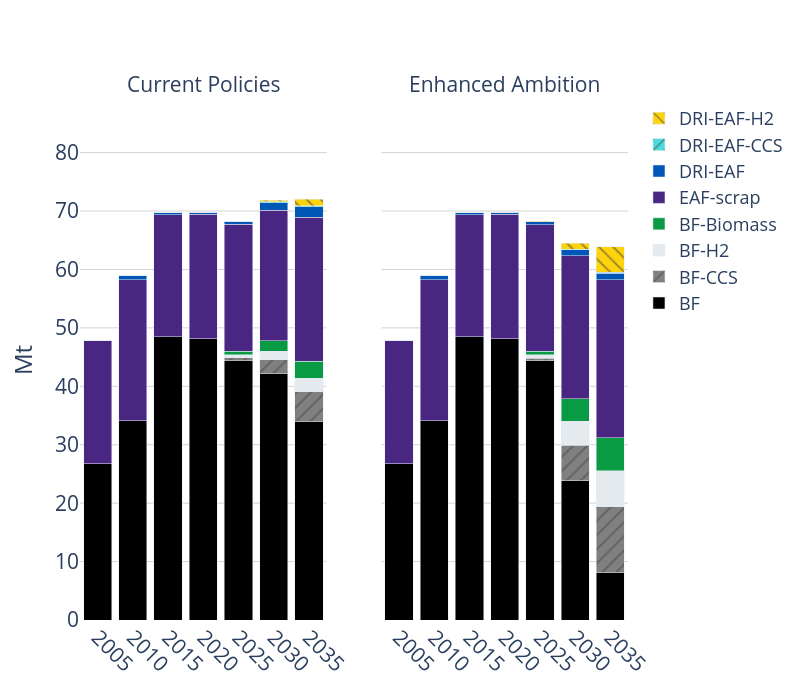

Notebook code for this chart:
### Code cell
years = list(range(2005, 2051, 5))

# Create clean figure with 1 subplot
fig = make_subplots(
    rows=1, cols=2,
    shared_yaxes=True,
    shared_xaxes=True,
    # specs=[[{"secondary_y": True}, {"secondary_y": True}]],
    subplot_titles=("Current Policies", "Enhanced Ambition")
)

# Add traces from fig1
for tr in fig1.data:
    tr.showlegend = False  # Show legend

    # Apply color and pattern if available
    if tr.name in fuel_colors:
        tr.marker.color = fuel_colors[tr.name]
        pattern = fuel_patterns.get(tr.name)
        if pattern:
            tr.marker.pattern = dict(shape=pattern)

    fig.add_trace(tr, row=1, col=1)
for tr in fig2.data:
    if tr.name in fuel_colors:
        tr.marker.color = fuel_colors[tr.name]
        pattern = fuel_patterns.get(tr.name)
        if pattern:
            tr.marker.pattern = dict(shape=pattern)

    fig.add_trace(tr, row=1, col=2, secondary_y=False)


# Layout settings
fig.update_layout(
    barmode='stack',
    plot_bgcolor='rgba(0,0,0,0)',
    width=800,
    height=700,
    # title=dict(
    #     text="<b>Panel A</b>",
    #     font=dict(size=28),
    #     x=0.5
    # ),
    yaxis=dict(
        title="Mt",
        range=[0, 89],
        showgrid=True,
        gridcolor='lightgray',
        title_font=dict(size=24),
        tickfont=dict(size=21)
    ),
    yaxis2=dict(
        range=[0, 89],
        showgrid=True,
        gridcolor='lightgray',
        title_font=dict(size=24),
        tickfont=dict(size=21)
    ),
    xaxis=dict(
        # title="Year",
        tickvals=years,
        ticktext=[str(y) for y in years],
        tickangle=45,
        title_font=dict(size=24),
        tickfont=dict(size=21)
    ),
    xaxis2=dict(
        # title="Year",
        tickvals=years,
        ticktext=[str(y) for y in years],
        tickangle=45,
        title_font=dict(size=24),
        tickfont=dict(size=21)
    ),
    legend=dict(
        traceorder="reversed",
        font=dict(size=18),
        x=1.02, y=1,
        borderwidth=0
    )
)

# Apply font size to annotations (if any)
fig.update_annotations(font=dict(size=21))
pio.write_image(fig, "./fig/ironsteel_production.png", width=800, height=700, scale=2)

# Show figure
fig.show()

### Figure 1 — Plotly figure (JSON) as saved in the notebook; plotly's stock layout.template omitted (floating-point values rounded to 4 significant figures)
{"data": [{"hovertemplate": "tech=BF<br>Year=%{x}<br>value=%{y}<extra></extra>", "legendgroup": "BF", "marker": {"color": "#000000", "pattern": {"shape": ""}}, "name": "BF", "orientation": "v", "showlegend": false, "textposition": "auto", "type": "bar", "x": [2005, 2010, 2015, 2020, 2025, 2030, 2035], "xaxis": "x", "y": [26.77, 34.11, 48.48, 48.17, 44.44, 42.26, 34.0], "yaxis": "y"}, {"hovertemplate": "tech=BF-CCS<br>Year=%{x}<br>value=%{y}<extra></extra>", "legendgroup": "BF-CCS", "marker": {"color": "grey", "pattern": {"shape": "/"}}, "name": "BF-CCS", "orientation": "v", "showlegend": false, "textposition": "auto", "type": "bar", "x": [2005, 2010, 2015, 2020, 2025, 2030, 2035], "xaxis": "x", "y": [0.0, 0.0, 0.0, 0.0, 0.4647, 2.284, 5.086], "yaxis": "y"}, {"hovertemplate": "tech=BF-H2<br>Year=%{x}<br>value=%{y}<extra></extra>", "legendgroup": "BF-H2", "marker": {"color": "#E4EAED", "pattern": {"shape": ""}}, "name": "BF-H2", "orientation": "v", "showlegend": false, "textposition": "auto", "type": "bar", "x": [2005, 2010, 2015, 2020, 2025, 2030, 2035], "xaxis": "x", "y": [0.0, 0.0, 0.0, 0.0, 0.4852, 1.475, 2.329], "yaxis": "y"}, {"hovertemplate": "tech=BF-Biomass<br>Year=%{x}<br>value=%{y}<extra></extra>", "legendgroup": "BF-Biomass", "marker": {"color": "#099B43", "pattern": {"shape": ""}}, "name": "BF-Biomass", "orientation": "v", "showlegend": false, "textposition": "auto", "type": "bar", "x": [2005, 2010, 2015, 2020, 2025, 2030, 2035], "xaxis": "x", "y": [0.0, 0.0, 0.0, 0.0, 0.6106, 1.78, 2.894], "yaxis": "y"}, {"hovertemplate": "tech=EAF-scrap<br>Year=%{x}<br>value=%{y}<extra></extra>", "legendgroup": "EAF-scrap", "marker": {"color": "#492681", "pattern": {"shape": ""}}, "name": "EAF-scrap", "orientation": "v", "showlegend": false, "textposition": "auto", "type": "bar", "x": [2005, 2010, 2015, 2020, 2025, 2030, 2035], "xaxis": "x", "y": [21.05, 24.13, 20.86, 21.3, 21.75, 22.35, 24.66], "yaxis": "y"}, {"hovertemplate": "tech=DRI-EAF<br>Year=%{x}<br>value=%{y}<extra></extra>", "legendgroup": "DRI-EAF", "marker": {"color": "#0057B5", "pattern": {"shape": ""}}, "name": "DRI-EAF", "orientation": "v", "showlegend": false, "textposition": "auto", "type": "bar", "x": [2005, 2010, 2015, 2020, 2025, 2030, 2035], "xaxis": "x", "y": [0.0, 0.6742, 0.3279, 0.3552, 0.4526, 1.294, 1.753], "yaxis": "y"}, {"hovertemplate": "tech=DRI-EAF-CCS<br>Year=%{x}<br>value=%{y}<extra></extra>", "legendgroup": "DRI-EAF-CCS", "marker": {"color": "#4DDADC", "pattern": {"shape": "/"}}, "name": "DRI-EAF-CCS", "orientation": "v", "showlegend": false, "textposition": "auto", "type": "bar", "x": [2005, 2010, 2015, 2020, 2025, 2030, 2035], "xaxis": "x", "y": [0.0, 0.0, 0.0, 0.0, 0.01147, 0.1077, 0.1916], "yaxis": "y"}, {"hovertemplate": "tech=DRI-EAF-H2<br>Year=%{x}<br>value=%{y}<extra></extra>", "legendgroup": "DRI-EAF-H2", "marker": {"color": "#FED30B", "pattern": {"shape": "\\"}}, "name": "DRI-EAF-H2", "orientation": "v", "showlegend": false, "textposition": "auto", "type": "bar", "x": [2005, 2010, 2015, 2020, 2025, 2030, 2035], "xaxis": "x", "y": [0.0, 0.0, 0.0, 0.0, 0.04594, 0.2553, 1.109], "yaxis": "y"}, {"hovertemplate": "tech=BF<br>Year=%{x}<br>value=%{y}<extra></extra>", "legendgroup": "BF", "marker": {"color": "#000000", "pattern": {"shape": ""}}, "name": "BF", "orientation": "v", "showlegend": true, "textposition": "auto", "type": "bar", "x": [2005, 2010, 2015, 2020, 2025, 2030, 2035], "xaxis": "x2", "y": [26.77, 34.11, 48.48, 48.17, 44.38, 23.87, 8.138], "yaxis": "y2"}, {"hovertemplate": "tech=BF-CCS<br>Year=%{x}<br>value=%{y}<extra></extra>", "legendgroup": "BF-CCS", "marker": {"color": "grey", "pattern": {"shape": "/"}}, "name": "BF-CCS", "orientation": "v", "showlegend": true, "textposition": "auto", "type": "bar", "x": [2005, 2010, 2015, 2020, 2025, 2030, 2035], "xaxis": "x2", "y": [0.0, 0.0, 0.0, 0.0, 0.4614, 6.076, 11.21], "yaxis": "y2"}, {"hovertemplate": "tech=BF-H2<br>Year=%{x}<br>value=%{y}<extra></extra>", "legendgroup": "BF-H2", "marker": {"color": "#E4EAED", "pattern": {"shape": ""}}, "name": "BF-H2", "orientation": "v", "showlegend": true, "textposition": "auto", "type": "bar", "x": [2005, 2010, 2015, 2020, 2025, 2030, 2035], "xaxis": "x2", "y": [0.0, 0.0, 0.0, 0.0, 0.5244, 4.05, 6.187], "yaxis": "y2"}, {"hovertemplate": "tech=BF-Biomass<br>Year=%{x}<br>value=%{y}<extra></extra>", "legendgroup": "BF-Biomass", "marker": {"color": "#099B43", "pattern": {"shape": ""}}, "name": "BF-Biomass", "orientation": "v", "showlegend": true, "textposition": "auto", "type": "bar", "x": [2005, 2010, 2015, 2020, 2025, 2030, 2035], "xaxis": "x2", "y": [0.0, 0.0, 0.0, 0.0, 0.6084, 3.894, 5.659], "yaxis": "y2"}, {"hovertemplate": "tech=EAF-scrap<br>Year=%{x}<br>value=%{y}<extra></extra>", "legendgroup": "EAF-scrap", "marker": {"color": "#492681", "pattern": {"shape": ""}}, "name": "EAF-scrap", "orientation": "v", "showlegend": true, "textposition": "auto", "type": "bar", "x": [2005, 2010, 2015, 2020, 2025, 2030, 2035], "xaxis": "x2", "y": [21.05, 24.13, 20.86, 21.3, 21.71, 24.49, 27.05], "yaxis": "y2"}, {"hovertemplate": "tech=DRI-EAF<br>Year=%{x}<br>value=%{y}<extra></extra>", "legendgroup": "DRI-EAF", "marker": {"color": "#0057B5", "pattern": {"shape": ""}}, "name": "DRI-EAF", "orientation": "v", "showlegend": true, "textposition": "auto", "type": "bar", "x": [2005, 2010, 2015, 2020, 2025, 2030, 2035], "xaxis": "x2", "y": [0.0, 0.6742, 0.3279, 0.3552, 0.4503, 0.9871, 1.095], "yaxis": "y2"}, {"hovertemplate": "tech=DRI-EAF-CCS<br>Year=%{x}<br>value=%{y}<extra></extra>", "legendgroup": "DRI-EAF-CCS", "marker": {"color": "#4DDADC", "pattern": {"shape": "/"}}, "name": "DRI-EAF-CCS", "orientation": "v", "showlegend": true, "textposition": "auto", "type": "bar", "x": [2005, 2010, 2015, 2020, 2025, 2030, 2035], "xaxis": "x2", "y": [0.0, 0.0, 0.0, 0.0, 0.01136, 0.1261, 0.1952], "yaxis": "y2"}, {"hovertemplate": "tech=DRI-EAF-H2<br>Year=%{x}<br>value=%{y}<extra></extra>", "legendgroup": "DRI-EAF-H2", "marker": {"color": "#FED30B", "pattern": {"shape": "\\"}}, "name": "DRI-EAF-H2", "orientation": "v", "showlegend": true, "textposition": "auto", "type": "bar", "x": [2005, 2010, 2015, 2020, 2025, 2030, 2035], "xaxis": "x2", "y": [0.0, 0.0, 0.0, 0.0, 0.05649, 0.9735, 4.369], "yaxis": "y2"}], "layout": {"annotations": [{"font": {"size": 21}, "showarrow": false, "text": "Current Policies", "x": 0.225, "xanchor": "center", "xref": "paper", "y": 1, "yanchor": "bottom", "yref": "paper"}, {"font": {"size": 21}, "showarrow": false, "text": "Enhanced Ambition", "x": 0.775, "xanchor": "center", "xref": "paper", "y": 1, "yanchor": "bottom", "yref": "paper"}], "barmode": "stack", "height": 700, "legend": {"borderwidth": 0, "font": {"size": 18}, "traceorder": "reversed", "x": 1.02, "y": 1}, "plot_bgcolor": "rgba(0,0,0,0)", "width": 800, "xaxis": {"anchor": "y", "domain": [0, 0.45], "tickangle": 45, "tickfont": {"size": 21}, "ticktext": ["2005", "2010", "2015", "2020", "2025", "2030", "2035", "2040", "2045", "2050"], "tickvals": [2005, 2010, 2015, 2020, 2025, 2030, 2035, 2040, 2045, 2050], "title": {"font": {"size": 24}}}, "xaxis2": {"anchor": "y2", "domain": [0.55, 1], "tickangle": 45, "tickfont": {"size": 21}, "ticktext": ["2005", "2010", "2015", "2020", "2025", "2030", "2035", "2040", "2045", "2050"], "tickvals": [2005, 2010, 2015, 2020, 2025, 2030, 2035, 2040, 2045, 2050], "title": {"font": {"size": 24}}}, "yaxis": {"anchor": "x", "domain": [0, 1], "gridcolor": "lightgray", "range": [0, 89], "showgrid": true, "tickfont": {"size": 21}, "title": {"font": {"size": 24}, "text": "Mt"}}, "yaxis2": {"anchor": "x2", "domain": [0, 1], "gridcolor": "lightgray", "matches": "y", "range": [0, 89], "showgrid": true, "showticklabels": false, "tickfont": {"size": 21}, "title": {"font": {"size": 24}}}}}
